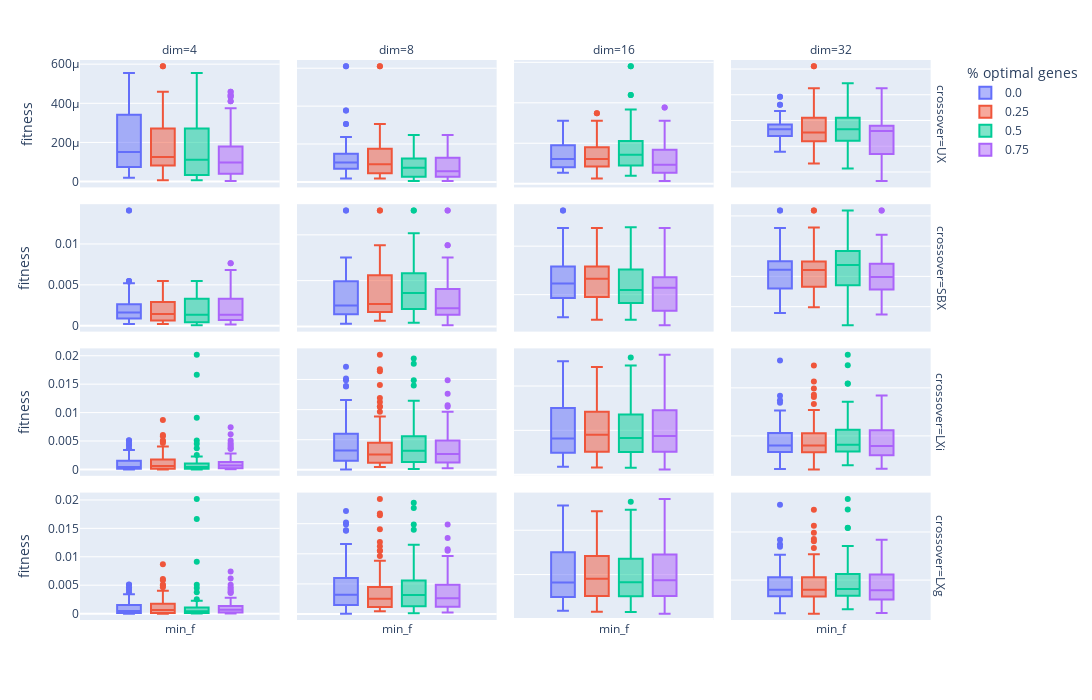

Notebook cell for this chart:
### Code cell
#Performance values for the median seed fitness individuum only

import pandas as pd
import plotly.express as px

gen = 50

performance_df = pd.read_csv("../data/sphere_function_data/performance.csv")
only_last_gen_performance = performance_df[performance_df.generation == gen]

#filter runs with optimal and worst point:
#only_last_gen_performance = only_last_gen_performance[only_last_gen_performance.seed_quality != "udopia"]
#only_last_gen_performance = only_last_gen_performance[only_last_gen_performance.seed_quality != "dystopia"]
only_last_gen_performance = only_last_gen_performance[only_last_gen_performance.seed_quality == "median"]
only_last_gen_performance = only_last_gen_performance[['min_f', 'percentage_of_optimal_genes', 'dim', 'crossover']]


#CI of Fitness = 1
fig = px.box(
    only_last_gen_performance,
    color="percentage_of_optimal_genes",
    facet_col="dim",
    facet_row="crossover",
    labels={
            "value": "fitness",
            "variable": "",
            "percentage_of_optimal_genes": "% optimal genes",
            "traceID_1" : "seed ind"
        },
    height=700, width=1400)
fig.update_yaxes(matches=None)#don't share the y axis

fig.write_image("../figures/genome_quality_distribution_performance.pdf")
fig.show()
